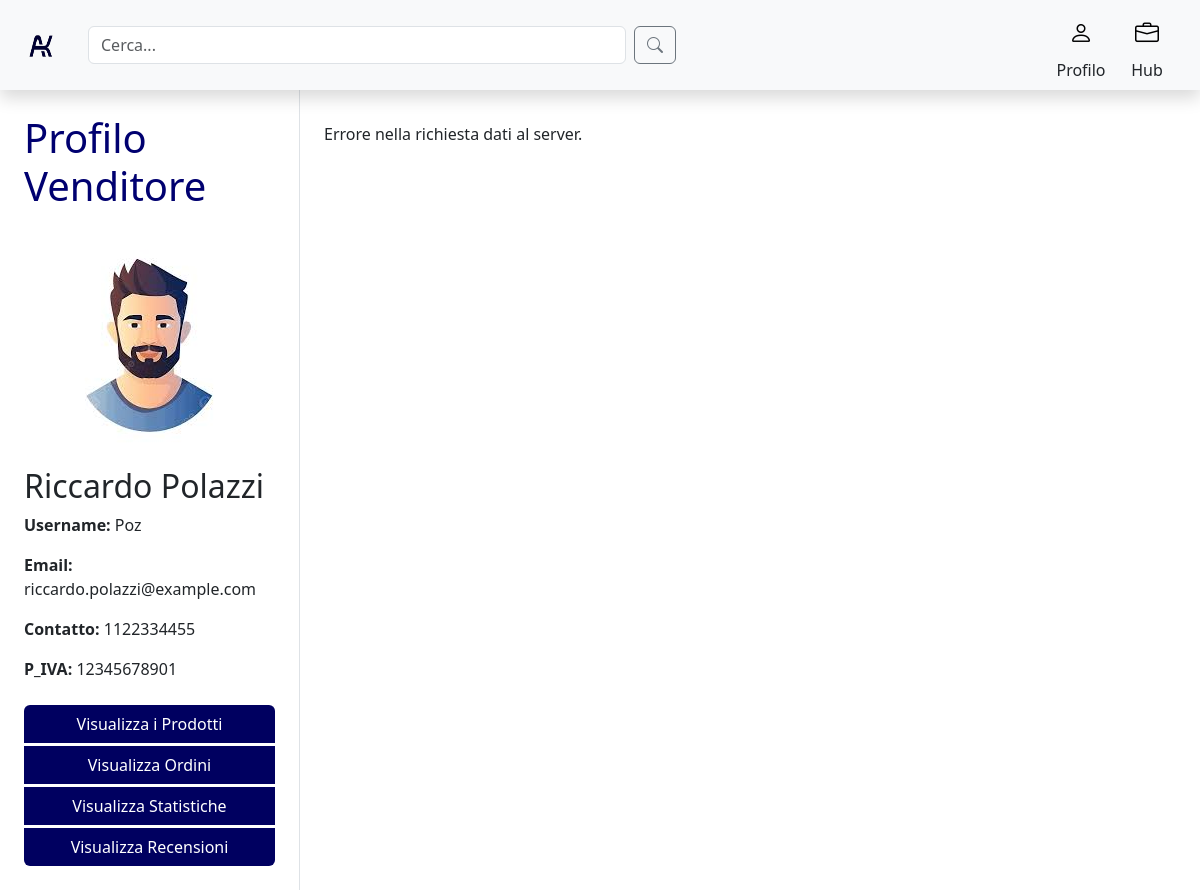
Page /seller.php (signed in) on the committed database.
### tables this page shows
create table Utente (
     Nome VARCHAR(20) not null,
     Cognome VARCHAR(20) not null,
     Username VARCHAR(20) not null,
     Email VARCHAR(30) not null,
     Password VARCHAR(100) not null,
     Tipo VARCHAR(20) not null,
     PartitaIVA VARCHAR(20),
     Telefono VARCHAR(20) not null,
     Icona VARCHAR(50),
     constraint ID_Utente_ID primary key (Username));

### seller.php (called while the page is built, shortened)
<?php
require_once 'bootstrap.php';
$nomeUtente = $_SESSION['user_id'];
$templateParams["titolo"] = "Aeki - seller";
$templateParams["nome"] = "seller_main.php";
$templateParams["venditore"] = $dbh->getDatiVenditore($nomeUtente);
$templateParams["js"] = array("js/seller.js", "js/seller-product.js", "js/getModal.js");
require 'template/base.php';
?>

### db/database.php (called while the page is built, shortened)
<?php
class DatabaseHelper{
    private $db;
    public function __construct($servername, $username, $password, $dbname){
        $this->db = new mysqli($servername, $username, $password, $dbname);
    }
    public function userType($username){
        $stmt = $this->db->prepare("SELECT Tipo FROM Utente WHERE username=?");
        $stmt->bind_param('s',$username);
        $stmt->execute();
        $result = $stmt->get_result()->fetch_assoc();
        $row = $result["Tipo"];
        return $row;
    }
    public function getDatiVenditore($username){
        $stmt = $this->db->prepare("SELECT Nome, Cognome, Username, Email, PartitaIVA,Telefono,Icona
                                    FROM Utente
                                    WHERE username = ?");
        $stmt->bind_param('s', $username);
        $stmt->execute();
        $result = $stmt->get_result();
        return $result->fetch_assoc();
    }
}
?>

### bootstrap.php (called while the page is built, shortened)
<?php
require_once("db/database.php");
$dbh = new DatabaseHelper("localhost", "root", "", "aekiDb");
?>

### template/seller_main.php (the view, shortened to what this page needs)
<?php $venditore = $templateParams["venditore"];?>
<div class="container-fluid">
    <div class="row">
        <div class="col-md-3 p-4 border-end">
            <h1 style="color:#000070">Profilo Venditore</h1>
            <div class="my-4">
                <div class = "d-flex justify-content-center">
                    <img src="<?php echo $venditore["Icona"]?>" class="img-fluid rounded-circle" alt="Immagine Profilo">
                </div>
                <div>
                    <h2 class="mt-2"><?php echo $venditore["Nome"] ; echo " "; echo $venditore["Cognome"]?></h2>
                    <p><strong>Username:</strong> <?php echo $venditore["Username"]?></p>
                    <p><strong>Email:</strong> <?php echo $venditore["Email"]?></p>
                    <p><strong>Contatto:</strong> <?php echo $venditore["Telefono"]?></p>
                    <p><strong>P_IVA:</strong> <?php echo $venditore["PartitaIVA"]?></p>
                </div>
            </div>
            <div class="btn-group-vertical w-100">
                <button class="btn mb-1" id="viewProductsBtn" style="background-color: #000060; color: #FFFFFF">Visualizza i Prodotti</button>
                <button class="btn mb-1" id="viewOrdersBtn" style="background-color: #000060; color: #FFFFFF">Visualizza Ordini</button>
                <button class="btn mb-1" id="viewStatsBtn" style="background-color: #000060; color: #FFFFFF">Visualizza Statistiche</button>
                <button class="btn " id="viewReviewsBtn" style="background-color: #000060; color: #FFFFFF">Visualizza Recensioni</button>
            </div>
        </div>
        <div class="col-md-9 p-4" id="content-area">
            <div id="contentBody"></div>
        </div>
    </div>
</div>

### template/base.php (shortened to what this page needs)
<!DOCTYPE html>
<html lang="it">
<head>
    <link href="https://cdn.jsdelivr.net/npm/bootstrap@5.3.3/dist/css/bootstrap.min.css" rel="stylesheet"
>
    <link href="https://cdn.jsdelivr.net/npm/bootstrap-icons/font/bootstrap-icons.css" rel="stylesheet">
</head>
<body>
<?php
if (isset($_SESSION['user_id'])):
    $user_id = $_SESSION['user_id'];
    $userType = $dbh->userType($user_id);
else:
    $userType = "Cliente";
endif;
?>
    <nav class="navbar navbar-expand-lg bg-light shadow">
        <div class="container-fluid d-flex justify-content-between align-items-center">
            <div class = "d-flex align-items-center">
                <a class="navbar-brand" href="homePage.php"><img src="upload/logo.png" alt="Logo" width="60" height="60" class="d-inline-block align-text-top"></a>
            </div>
            <form class="d-flex mx-auto" role="search" style="width: 50%;" action="filteredProducts.php" method="get">
                <input class="form-control me-2" type="search" name="search" id="cerca" placeholder="Cerca..." aria-label="Search" required>
                <button class="btn btn-outline-secondary" type="submit">
                    <span class="bi bi-search"></span>
                </button>
            </form>
            <div class="collapse navbar-collapse" id="navbarNav">
                <ul class="navbar-nav ms-auto d-flex justify-content-around align-items-center">
                    <li class="nav-item d-flex flex-column align-items-center">
                        <?php
                        if (isset($_SESSION['user_id'])):
                        ?>
                        <div class="dropdown">
                            <button class="btn btn-light text-center" type="button" id="profileDropdown" data-bs-toggle="dropdown" aria-expanded="false">
                                <span class="bi bi-person" style="font-size: 1.5rem;"></span>
                            </button>
                        </div>
                        <?php else: ?>
                        <a href="login.php" class="btn btn-light text-center" title="login">
                            <span class="bi bi-person" style="font-size: 1.5rem;"></span>
                        </a>
                        <?php endif; ?>
                        <span>Profilo</span>
                    </li>
                    <?php if($userType === "Cliente"): ?>
                    <li class="nav-item d-flex flex-column align-items-center mx-3">
                        <a href="whishlist.php" class="btn btn-light text-center" title="preferiti">
                            <span class="bi bi-house-heart" style="font-size: 1.5rem;"></span>
                        </a>
                        <span>Preferiti</span>
                    </li>
                    <li class="nav-item d-flex flex-column align-items-center">
                        <a href="shoppingCart.php" class="btn btn-light text-center" title="carrello">
                            <span class="bi bi-cart" style="font-size: 1.5rem;"></span>
                        </a>
                        <span>Carrello</span>
                    </li>
                    <?php else: ?>
                    <li class="nav-item d-flex flex-column align-items-center mx-3">
                        <a href="seller.php" title = "seller hub" class="btn btn-light text-center">
                            <span class="bi bi-briefcase" style="font-size: 1.5rem;"></span>
                        </a>
                        <span>Hub</span>
                    </li>
                    <?php endif; ?>
                </ul>
            </div>
        </div>
    </nav>
    <main>
        <?php
            if(isset($templateParams["nome"])){
                require($templateParams["nome"]);
            }
        ?>
    </main>
</body>
</html>

### rows in the picture
utente: Icona (picture), Nome "Riccardo", Cognome "Polazzi", Username "Poz", Email "riccardo.polazzi@example.com", Telefono "1122334455", PartitaIVA "12345678901"
